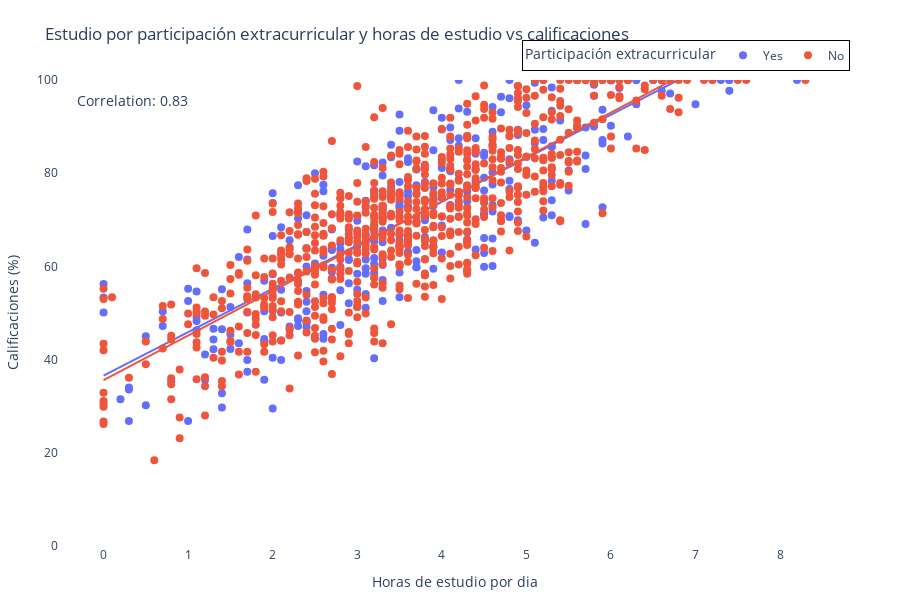

Source (notebook cell):
### Markdown cell above
#### Análisis por grupos: participación extracurricular y horas de estudio vs calificaciones

### Code cell
# Create an interactive scatter plot
# Create the scatter plot
fig = px.scatter( df,

                 x='study_hours_per_day',
                 y='exam_score',
                 color='extracurricular_participation',
                 hover_data=['student_id', 'age', 'gender', 'mental_health_rating'],
                 title='Estudio por participación extracurricular y horas de estudio vs calificaciones',
                 labels={
                     'study_hours_per_day': 'Horas de estudio por dia',
                     'exam_score': 'Calificaciones (%)',
                     'extracurricular_participation': 'Participacion extracurricular'
                 },
                 height=600,
                 width=900,
                 trendline="ols"
                )
 
# Calculate correlation
correlation = df['study_hours_per_day'].corr(df['exam_score'])
correlation_text = f'Correlation: {correlation:.2f}'
 
# Update layout for better visibility
fig.update_layout(
    plot_bgcolor='white',
    legend=dict(
        bgcolor='rgba(255,255,255,0.8)',
        bordercolor='black',
        borderwidth=1,
        title=dict(text="Participación extracurricular"),
        orientation="h",
        yanchor="bottom",
        y=1.02,
        xanchor="right",
        x=1
    ),
    annotations=[
        dict(
            x=0.02,
            y=0.98,
            xref="paper",
            yref="paper",
            text=correlation_text,
            showarrow=False,
            font=dict(size=14)
        )
    ],
    font=dict(size=12),
    yaxis_range=[0, 100],
    margin=dict(l=50, r=50, t=80, b=50)
)
 
# Update hover tooltips with percentage format
fig.update_traces(
    marker=dict(size=8),
    hovertemplate="<br>".join([
        "Study Hours: %{x:.1f}",
        "Exam Score: %{y:.1f}%",
        "Education Level: %{color}",
        "<extra></extra>"
    ])
)
 
fig.show() 

#Conclusión: Mediante el grafico podemos observar que la participación extracurricular no influye de una forma significativa en las calificaciones,
# siendo lo más influyente e importante las horas de estudio.

### Figure 1 — Plotly figure (JSON) as saved in the notebook; plotly's stock layout.template omitted (floating-point values rounded to 4 significant figures; data arrays with more than 128 entries replaced by an {"elided": "..."} marker saying what was removed)
{"data": [{"customdata": {"elided": "318x4 mixed values"}, "hovertemplate": "Study Hours: %{x:.1f}<br>Exam Score: %{y:.1f}%<br>Education Level: %{color}<br><extra></extra>", "legendgroup": "Yes", "marker": {"color": "#636efa", "size": 8, "symbol": "circle"}, "mode": "markers", "name": "Yes", "orientation": "v", "showlegend": true, "type": "scatter", "x": {"elided": "318 float values"}, "xaxis": "x", "y": {"elided": "318 float values"}, "yaxis": "y"}, {"hovertemplate": "Study Hours: %{x:.1f}<br>Exam Score: %{y:.1f}%<br>Education Level: %{color}<br><extra></extra>", "legendgroup": "Yes", "marker": {"color": "#636efa", "size": 8, "symbol": "circle"}, "mode": "lines", "name": "Yes", "showlegend": false, "type": "scatter", "x": {"elided": "318 float values"}, "xaxis": "x", "y": {"elided": "318 float values"}, "yaxis": "y"}, {"customdata": {"elided": "682x4 mixed values"}, "hovertemplate": "Study Hours: %{x:.1f}<br>Exam Score: %{y:.1f}%<br>Education Level: %{color}<br><extra></extra>", "legendgroup": "No", "marker": {"color": "#EF553B", "size": 8, "symbol": "circle"}, "mode": "markers", "name": "No", "orientation": "v", "showlegend": true, "type": "scatter", "x": {"elided": "682 float values"}, "xaxis": "x", "y": {"elided": "682 float values"}, "yaxis": "y"}, {"hovertemplate": "Study Hours: %{x:.1f}<br>Exam Score: %{y:.1f}%<br>Education Level: %{color}<br><extra></extra>", "legendgroup": "No", "marker": {"color": "#EF553B", "size": 8, "symbol": "circle"}, "mode": "lines", "name": "No", "showlegend": false, "type": "scatter", "x": {"elided": "682 float values"}, "xaxis": "x", "y": {"elided": "682 float values"}, "yaxis": "y"}], "layout": {"annotations": [{"font": {"size": 14}, "showarrow": false, "text": "Correlation: 0.83", "x": 0.02, "xref": "paper", "y": 0.98, "yref": "paper"}], "font": {"size": 12}, "height": 600, "legend": {"bgcolor": "rgba(255,255,255,0.8)", "bordercolor": "black", "borderwidth": 1, "orientation": "h", "title": {"text": "Participación extracurricular"}, "tracegroupgap": 0, "x": 1, "xanchor": "right", "y": 1.02, "yanchor": "bottom"}, "margin": {"b": 50, "l": 50, "r": 50, "t": 80}, "plot_bgcolor": "white", "title": {"text": "Estudio por participación extracurricular y horas de estudio vs calificaciones"}, "width": 900, "xaxis": {"anchor": "y", "domain": [0, 1], "title": {"text": "Horas de estudio por dia"}}, "yaxis": {"anchor": "x", "domain": [0, 1], "range": [0, 100], "title": {"text": "Calificaciones (%)"}}}}
